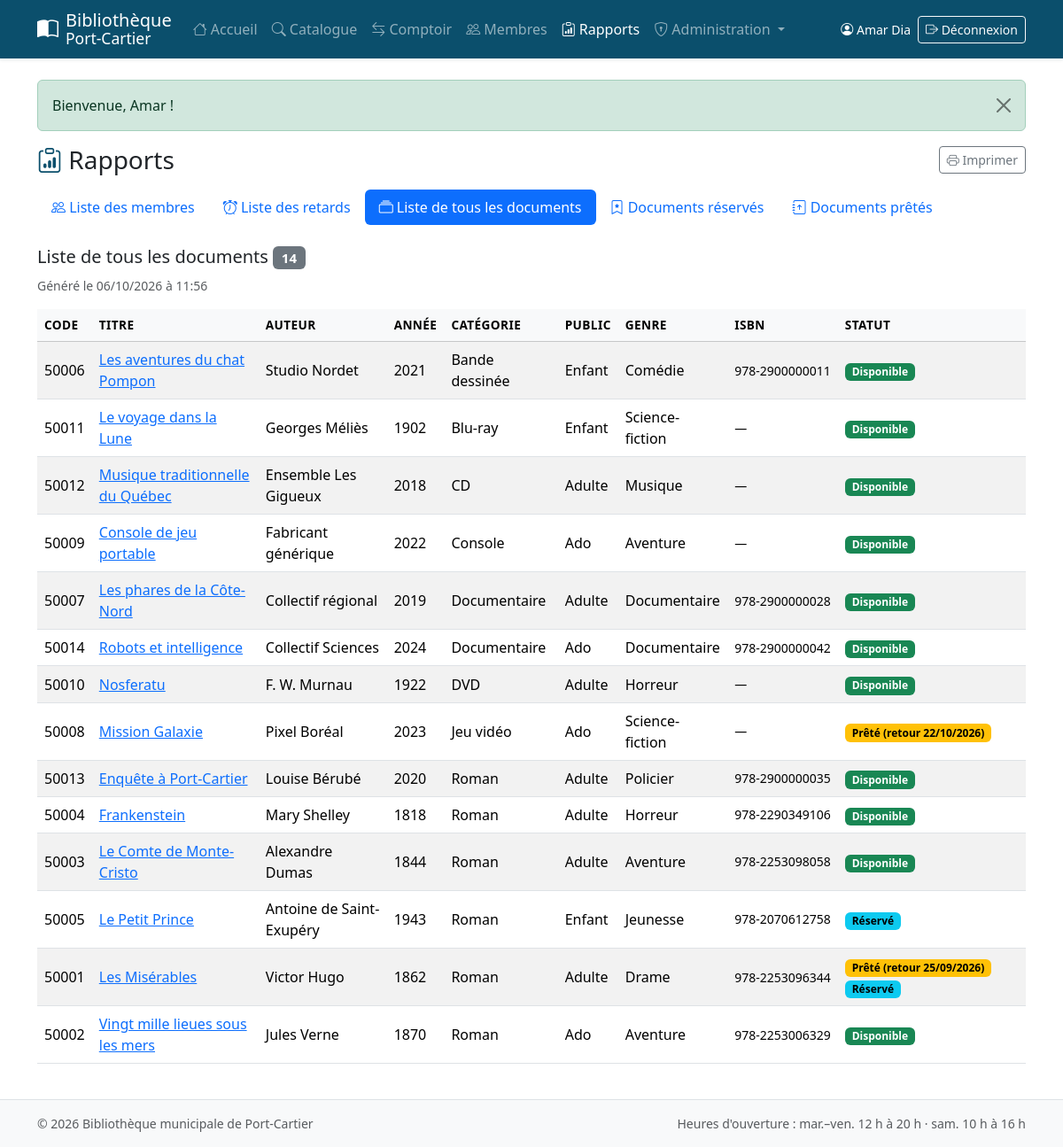
/rapports.php?r=documents (signed in), run on the app's committed database.
### tables this page shows
CREATE TABLE document (
  code_document     INT AUTO_INCREMENT PRIMARY KEY,
  titre             VARCHAR(200) NOT NULL,
  auteur            VARCHAR(150) NOT NULL,           
  annee_publication SMALLINT     NULL,
  id_categorie      INT          NOT NULL,
  type_public       ENUM('enfant','ado','adulte') NOT NULL,
  id_genre          INT          NOT NULL,
  description       TEXT         NULL,
  isbn              VARCHAR(17)  NULL UNIQUE,        
  CONSTRAINT fk_doc_categorie FOREIGN KEY (id_categorie) REFERENCES categorie(id_categorie),
  CONSTRAINT fk_doc_genre     FOREIGN KEY (id_genre)     REFERENCES genre(id_genre),
  INDEX idx_doc_titre (titre),
  INDEX idx_doc_auteur (auteur)
);

CREATE TABLE categorie (
  id_categorie INT AUTO_INCREMENT PRIMARY KEY,
  nom          VARCHAR(50) NOT NULL UNIQUE
);

CREATE TABLE genre (
  id_genre INT AUTO_INCREMENT PRIMARY KEY,
  nom      VARCHAR(50) NOT NULL UNIQUE
);

### includes/functions.php (called while the page is built, shortened)
<?php
function e($valeur): string
{
    return htmlspecialchars((string)($valeur ?? ''), ENT_QUOTES, 'UTF-8');
}
function date_fr(?string $date): string
{
    return $date ? date('d/m/Y', strtotime($date)) : '—';
}

### includes/db.php (called while the page is built)
<?php
function db(): PDO
{
    static $pdo = null;
    if ($pdo === null) {
        $dsn = 'mysql:host=' . DB_HOST . ';port=' . DB_PORT . ';dbname=' . DB_NAME . ';charset=utf8mb4';
        try {
            $pdo = new PDO($dsn, DB_USER, DB_PASS, [
                PDO::ATTR_ERRMODE            => PDO::ERRMODE_EXCEPTION,
                PDO::ATTR_DEFAULT_FETCH_MODE => PDO::FETCH_ASSOC,
                PDO::ATTR_EMULATE_PREPARES   => false,
            ]);
        } catch (PDOException $e) {
            error_log('Connexion BD impossible : ' . $e->getMessage());
            http_response_code(500);
            exit('<h1>Service indisponible</h1><p>Impossible de se connecter à la base de données. '
               . 'Vérifiez que MySQL est démarré et que <code>config.php</code> est bien configuré.</p>');
        }
    }
    return $pdo;
}

### rapports.php (the view, shortened to what this page needs)
<?php
$rapports = [
    'membres'   => ['Liste des membres',         'bi-people'],
    'retards'   => ['Liste des retards',         'bi-alarm'],
    'documents' => ['Liste de tous les documents', 'bi-collection'],
    'reserves'  => ['Documents réservés',        'bi-bookmark-star'],
    'pretes'    => ['Documents prêtés',          'bi-journal-arrow-up'],
];
$r = array_key_exists($_GET['r'] ?? '', $rapports) ? $_GET['r'] : 'membres';
$titre = $rapports[$r][0];
switch ($r) {
    case 'documents':
        $lignes = db()->query('SELECT d.*, c.nom AS categorie, g.nom AS genre, ' . sql_colonnes_statut() . '
                                 FROM document d
                                 JOIN categorie c ON c.id_categorie = d.id_categorie
                                 JOIN genre g     ON g.id_genre     = d.id_genre
                                ORDER BY c.nom, d.titre')->fetchAll();
        break;
}
require 'includes/header.php';
?>
<div class="d-flex flex-wrap justify-content-between align-items-center gap-2 mb-3">
  <h1 class="h3 mb-0"><i class="bi bi-clipboard-data text-biblio"></i> Rapports</h1>
  <button class="btn btn-sm btn-outline-secondary d-print-none" onclick="window.print()"><i class="bi bi-printer"></i> Imprimer</button>
</div>
<ul class="nav nav-pills flex-column flex-sm-row mb-4 d-print-none">
  <?php foreach ($rapports as $cle => [$lib, $ico]): ?>
    <li class="nav-item"><a class="nav-link<?= $cle === $r ? ' active' : '' ?>" href="?r=<?= $cle ?>"><i class="bi <?= $ico ?>"></i> <?= $lib ?></a></li>
  <?php endforeach; ?>
</ul>
<h2 class="h5"><?= e($titre) ?> <span class="badge text-bg-secondary"><?= count($lignes) ?></span></h2>
<p class="small text-muted">Généré le <?= date('d/m/Y à H:i') ?></p>
<div class="table-responsive">
<table class="table table-striped table-hover align-middle">
<?php if ($r === 'membres'): ?>
  <thead class="table-light"><tr><th>Code</th><th>Nom</th><th>Adresse</th><th>Téléphone</th><th>Courriel</th><th class="text-center">Prêts</th><th class="text-center">Réserv.</th></tr></thead>
  <tbody>
  <?php foreach ($lignes as $m): ?>
    <tr>
      <td><?= (int)$m['code_membre'] ?></td>
      <td><a href="membre.php?code=<?= (int)$m['code_membre'] ?>"><?= e($m['nom'] . ', ' . $m['prenom']) ?></a></td>
      <td class="small"><?= e($m['adresse_numero'] . ', ' . $m['adresse_rue'] . ', ' . $m['ville'] . ' (' . $m['province'] . ')') ?></td>
      <td class="text-nowrap"><?= e($m['telephone']) ?></td>
      <td><?= e($m['courriel']) ?></td>
      <td class="text-center"><?= (int)$m['nb_prets'] ?></td>
      <td class="text-center"><?= (int)$m['nb_res'] ?></td>
    </tr>
  <?php endforeach; ?>
<?php elseif ($r === 'documents'): ?>
  <thead class="table-light"><tr><th>Code</th><th>Titre</th><th>Auteur</th><th>Année</th><th>Catégorie</th><th>Public</th><th>Genre</th><th>ISBN</th><th>Statut</th></tr></thead>
  <tbody>
  <?php foreach ($lignes as $d): ?>
    <tr>
      <td><?= (int)$d['code_document'] ?></td>
      <td><a href="document.php?code=<?= (int)$d['code_document'] ?>"><?= e($d['titre']) ?></a></td>
      <td><?= e($d['auteur']) ?></td>
      <td><?= e($d['annee_publication']) ?></td>
      <td><?= e($d['categorie']) ?></td>
      <td class="text-capitalize"><?= e($d['type_public']) ?></td>
      <td><?= e($d['genre']) ?></td>
      <td class="small text-nowrap"><?= e($d['isbn'] ?: '—') ?></td>
      <td><?= badge_statut($d) ?></td>
    </tr>
  <?php endforeach; ?>
<?php endif; ?>
  </tbody>
</table>
</div>
<?php require 'includes/footer.php'; ?>

### includes/biblio.php (shortened to what this page needs)
<?php
function sql_colonnes_statut(): string
{
    return "(SELECT p.code_membre FROM pret p
              WHERE p.code_document = d.code_document AND p.statut = 'actif' LIMIT 1) AS pret_membre,
            (SELECT p.date_retour_prevue FROM pret p
              WHERE p.code_document = d.code_document AND p.statut = 'actif' LIMIT 1) AS pret_retour_prevu,
            (SELECT r.code_membre FROM reservation r
              WHERE r.code_document = d.code_document AND r.statut = 'active' LIMIT 1) AS res_membre";
}
function badge_statut(array $doc): string
{
    if (!empty($doc['pret_membre'])) {
        $txt = 'Prêté';
        if (!empty($doc['pret_retour_prevu'])) {
            $txt .= ' (retour ' . date_fr($doc['pret_retour_prevu']) . ')';
        }
        $html = '<span class="badge text-bg-warning">' . e($txt) . '</span>';
        if (!empty($doc['res_membre'])) {
            $html .= ' <span class="badge text-bg-info">Réservé</span>';
        }
        return $html;
    }
    if (!empty($doc['res_membre'])) {
        return '<span class="badge text-bg-info">Réservé</span>';
    }
    return '<span class="badge text-bg-success">Disponible</span>';
}

### assets/css/style.css (style rules this page uses)
:root { --biblio-bleu: #0b4f6c; --biblio-bleu-fonce: #083a50; --biblio-sable: #f5efe6; }
.text-biblio { color: var(--biblio-bleu) !important; }
.table thead th { white-space: nowrap; font-size: .85rem; text-transform: uppercase; letter-spacing: .03em; }

### data on the page
document: code_document "50006", titre "Les aventures du chat Pompon", auteur "Studio Nordet", annee_publication "2021", id_categorie.nom "Bande dessinée", type_public "Enfant", id_genre.nom "Comédie", isbn "978-2900000011"
document: code_document "50011", titre "Le voyage dans la Lune", auteur "Georges Méliès", annee_publication "1902", id_categorie.nom "Blu-ray", type_public "Enfant", id_genre.nom "Science-fiction", isbn "—"
document: code_document "50012", titre "Musique traditionnelle du Québec", auteur "Ensemble Les Gigueux", annee_publication "2018", id_categorie.nom "CD", type_public "Adulte", id_genre.nom "Musique", isbn "—"
document: code_document "50009", titre "Console de jeu portable", auteur "Fabricant générique", annee_publication "2022", id_categorie.nom "Console", type_public "Ado", id_genre.nom "Aventure", isbn "—"
document: code_document "50007", titre "Les phares de la Côte-Nord", auteur "Collectif régional", annee_publication "2019", id_categorie.nom "Documentaire", type_public "Adulte", id_genre.nom "Documentaire", isbn "978-2900000028"
document: code_document "50014", titre "Robots et intelligence", auteur "Collectif Sciences", annee_publication "2024", id_categorie.nom "Documentaire", type_public "Ado", id_genre.nom "Documentaire", isbn "978-2900000042"
document: code_document "50010", titre "Nosferatu", auteur "F. W. Murnau", annee_publication "1922", id_categorie.nom "DVD", type_public "Adulte", id_genre.nom "Horreur", isbn "—"
document: code_document "50008", titre "Mission Galaxie", auteur "Pixel Boréal", annee_publication "2023", id_categorie.nom "Jeu vidéo", type_public "Ado", id_genre.nom "Science-fiction", isbn "—", txt "Prêté (retour 22/10/2026)"
document: code_document "50013", titre "Enquête à Port-Cartier", auteur "Louise Bérubé", annee_publication "2020", id_categorie.nom "Roman", type_public "Adulte", id_genre.nom "Policier", isbn "978-2900000035"
document: code_document "50004", titre "Frankenstein", auteur "Mary Shelley", annee_publication "1818", id_categorie.nom "Roman", type_public "Adulte", id_genre.nom "Horreur", isbn "978-2290349106"
document: code_document "50003", titre "Le Comte de Monte-Cristo", auteur "Alexandre Dumas", annee_publication "1844", id_categorie.nom "Roman", type_public "Adulte", id_genre.nom "Aventure", isbn "978-2253098058"
document: code_document "50005", titre "Le Petit Prince", auteur "Antoine de Saint-Exupéry", annee_publication "1943", id_categorie.nom "Roman", type_public "Enfant", id_genre.nom "Jeunesse", isbn "978-2070612758", shows "Réservé"
document: code_document "50001", titre "Les Misérables", auteur "Victor Hugo", annee_publication "1862", id_categorie.nom "Roman", type_public "Adulte", id_genre.nom "Drame", isbn "978-2253096344", txt "Prêté (retour 25/09/2026)", shows "Réservé"
document: code_document "50002", titre "Vingt mille lieues sous les mers", auteur "Jules Verne", annee_publication "1870", id_categorie.nom "Roman", type_public "Ado", id_genre.nom "Aventure", isbn "978-2253006329"

### other printed values
$u['prenom'] . ' ' . $u['nom'] "Amar Dia"
$f['msg'] "Bienvenue, Amar !"
$lib "Liste des membres"
$lib "Liste des retards"
$lib "Liste de tous les documents"
$lib "Documents réservés"
$lib "Documents prêtés"
$titre "Liste de tous les documents"
count($lignes) "14"
